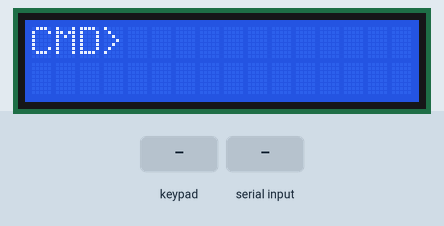
Recording of a sketch running on a simulated Arduino Uno, built with avr-gcc and run on an emulated ATmega328P. Parts: 16×2 character LCD. Inputs (shaded band) come from the test bench. What the sketch prints to the serial monitor is not drawn.

Above: at 2.7 s.
2.8 s: keypad keys 8 9 1 0 1 1 # pressed 0.4 s apart
At 5.5 s:
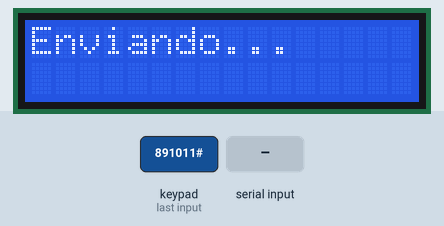
7.1 s: key 'B' pressed
At 8.2 s:
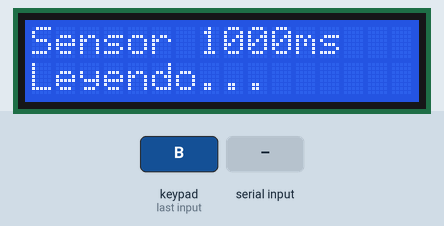
8.6 s: key 'C' pressed
At 9.3 s:
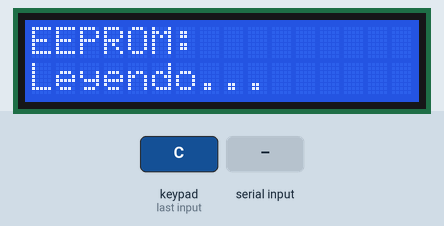
10.1 s: "#\n" received over Serial
At 11.3 s:
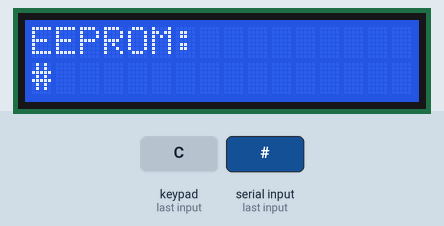
11.6 s: keypad keys 1 3 9 7 2 2 # pressed 0.4 s apart
At 14.5 s:
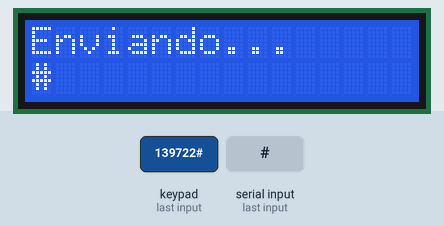
15.9 s: "*\n" received over Serial
At 17.1 s:
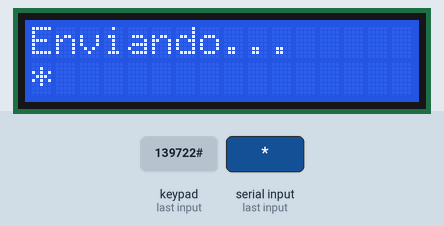
Timing chart, 0 to 18.4 s (numbered marks = the images above; inputs shaded):
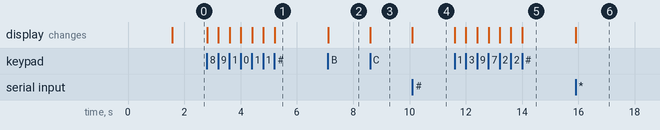

Measured:
- after the input at 2.8 s, the display: first changes at once (image 1 shows a later state)
- after the input at 7.1 s, the display: changes at once (image 2)
- after the input at 8.6 s, the display: changes at once (image 3)
- after the input at 10.1 s, the display: changes at once (image 4)
- after the input at 11.6 s, the display: first changes at once (image 5 shows a later state)
- after the input at 15.9 s, the display: changes at once (image 6)

The sketch:

hmi.ino
```cpp
/*
 * ============================================================
 *  Laboratorio Comunicacion Serial - Parte II
 *  Arduino HMI (abajo)
 *  - LCD 16x2 simple: RS=2, E=3, DB4=4, DB5=5, DB6=6, DB7=7
 *  - Teclado 4x4: filas=8,9,10,11 columnas=12,13,A0,A1
 *  - Envia comandos al Terminal por Serial
 * ============================================================
 *  Teclas:
 *    0-9  escribir numeros
 *    #    Enter - enviar comando
 *    *    Backspace
 *    A    atajo SERVO (escribe "SERVO:" y pide angulo)
 *    B    atajo SENSOR 1000ms
 *    C    atajo WELCOME ver mensaje
 *    D    limpiar pantalla
 * ============================================================
 */

#include <LiquidCrystal.h>
#include <Keypad.h>

// ── LCD ────────────────────────────────────────────────────
LiquidCrystal lcd(2, 3, 4, 5, 6, 7);

// ── Teclado ────────────────────────────────────────────────
const byte ROWS = 4, COLS = 4;
char keys[ROWS][COLS] = {
  {'1','2','3','A'},
  {'4','5','6','B'},
  {'7','8','9','C'},
  {'*','0','#','D'}
};
byte rowPins[ROWS] = {8,  9,  10, 11};
byte colPins[COLS] = {12, 13, A0, A1};
Keypad keypad = Keypad(makeKeymap(keys), rowPins, colPins, ROWS, COLS);

// ── Buffer comando ─────────────────────────────────────────
#define MAX_CMD 16
char    cmdBuf[MAX_CMD + 1];
uint8_t cmdLen = 0;

// ── Buffer respuesta ───────────────────────────────────────
#define MAX_RESP 40
char          respBuf[MAX_RESP + 1];
uint8_t       respLen    = 0;
unsigned long lastRespBy = 0;
bool          respActive = false;

// ── Prototipos ─────────────────────────────────────────────
void handleKey(char key);
void sendCmd(const char* cmd);
void parseResp(const char* resp);
void lcdRow(uint8_t row, const char* text);
void lcdClearRow(uint8_t row);
bool sw(const char* s, const char* p);

// ═══════════════════════════════════════════════════════════
void setup() {
  Serial.begin(9600);
  lcd.begin(16, 2);
  lcdRow(0, "Arduino HMI");
  lcdRow(1, "Listo!");
  delay(1500);
  lcdRow(0, "CMD>");
  lcdClearRow(1);
}

// ═══════════════════════════════════════════════════════════
void loop() {

  // ── Teclado ───────────────────────────────────────────────
  char key = keypad.getKey();
  if (key) handleKey(key);

  // ── Recibir respuesta del Terminal ────────────────────────
  while (Serial.available() > 0) {
    char c = (char)Serial.read();
    lastRespBy = millis();
    respActive = true;

    if (c == '\n' || c == '\r') {
      if (respLen > 0) {
        respBuf[respLen] = '\0';
        parseResp(respBuf);
        respLen    = 0;
        respActive = false;
        memset(respBuf, 0, sizeof(respBuf));
      }
      continue;
    }
    if (respLen < MAX_RESP) respBuf[respLen++] = c;
  }

  // Timeout respuesta
  if (respActive && respLen > 0 &&
      (millis() - lastRespBy) >= 300) {
    respBuf[respLen] = '\0';
    parseResp(respBuf);
    respLen    = 0;
    respActive = false;
    memset(respBuf, 0, sizeof(respBuf));
  }
}

// ═══════════════════════════════════════════════════════════
void handleKey(char key) {

  // # = Enter: enviar
  if (key == '#') {
    if (cmdLen > 0) {
      cmdBuf[cmdLen] = '\0';
      sendCmd(cmdBuf);
      cmdLen = 0;
      memset(cmdBuf, 0, sizeof(cmdBuf));
      lcdRow(0, "Enviando...");
    }
    return;
  }

  // * = Backspace
  if (key == '*') {
    if (cmdLen > 0) {
      cmdLen--;
      cmdBuf[cmdLen] = '\0';
      // Actualizar fila 0
      char line[17];
      snprintf(line, sizeof(line), "CMD>%s", cmdBuf);
      lcdRow(0, line);
    }
    return;
  }

  // A = atajo servo
  if (key == 'A') {
    cmdLen = 0;
    memset(cmdBuf, 0, sizeof(cmdBuf));
    const char* pre = "SERVO:";
    while (*pre && cmdLen < MAX_CMD) cmdBuf[cmdLen++] = *pre++;
    lcdRow(0, "SERVO:_____");
    lcdRow(1, "angulo + #");
    return;
  }

  // B = atajo sensor
  if (key == 'B') {
    sendCmd("SENSOR:1000");
    lcdRow(0, "Sensor 1000ms");
    lcdRow(1, "Leyendo...");
    return;
  }

  // C = atajo welcome ver
  if (key == 'C') {
    sendCmd("WELCOME:");
    lcdRow(0, "EEPROM:");
    lcdRow(1, "Leyendo...");
    return;
  }

  // D = limpiar
  if (key == 'D') {
    cmdLen = 0;
    memset(cmdBuf, 0, sizeof(cmdBuf));
    lcdRow(0, "CMD>");
    lcdClearRow(1);
    return;
  }

  // 0-9 = agregar al buffer
  if (cmdLen < MAX_CMD) {
    cmdBuf[cmdLen++] = key;
    char line[17];
    snprintf(line, sizeof(line), "CMD>%s", cmdBuf);
    lcdRow(0, line);
  }
}

// ═══════════════════════════════════════════════════════════
void sendCmd(const char* cmd) {
  Serial.print(cmd);
  Serial.print('\n');
}

// ═══════════════════════════════════════════════════════════
void parseResp(const char* resp) {

  // OK:servo:90
  if (sw(resp, "OK:servo:")) {
    char line[17];
    snprintf(line, sizeof(line), "Servo:%s gr", resp + 9);
    lcdRow(0, "OK servo");
    lcdRow(1, line);
    return;
  }

  // DATA:t:raw:voltaje
  if (sw(resp, "DATA:")) {
    char buf[MAX_RESP];
    strncpy(buf, resp + 5, sizeof(buf));
    // saltar tiempo
    char* p = buf;
    while (*p && *p != ':') p++;
    if (*p) p++;
    // raw
    char* rawStr = p;
    while (*p && *p != ':') p++;
    if (*p) { *p = '\0'; p++; }
    // voltaje
    char line[17];
    snprintf(line, sizeof(line), "%s  %sV", rawStr, p);
    lcdRow(0, "Sensor:");
    lcdRow(1, line);
    return;
  }

  // DONE:sensor
  if (sw(resp, "DONE:sensor")) {
    lcdRow(0, "Sensor listo");
    lcdClearRow(1);
    return;
  }

  // OK:welcome:texto
  if (sw(resp, "OK:welcome:")) {
    lcdRow(0, "Bienvenida:");
    lcdRow(1, resp + 11);
    return;
  }

  // OK:guardado:texto
  if (sw(resp, "OK:guardado:")) {
    lcdRow(0, "Guardado OK");
    lcdRow(1, resp + 12);
    return;
  }

  // ERR
  if (sw(resp, "ERR:")) {
    lcdRow(0, "Error!");
    lcdRow(1, resp + 4);
    return;
  }

  // Cualquier otro
  lcdRow(1, resp);
}

// ═══════════════════════════════════════════════════════════
//  Helpers LCD
// ═══════════════════════════════════════════════════════════
void lcdRow(uint8_t row, const char* text) {
  lcd.setCursor(0, row);
  uint8_t i = 0;
  while (i < 16 && text[i]) { lcd.print(text[i]); i++; }
  while (i < 16) { lcd.print(' '); i++; }
}

void lcdClearRow(uint8_t row) {
  lcdRow(row, "");
}

bool sw(const char* s, const char* p) {
  while (*p) { if (*s++ != *p++) return false; }
  return true;
}
```
